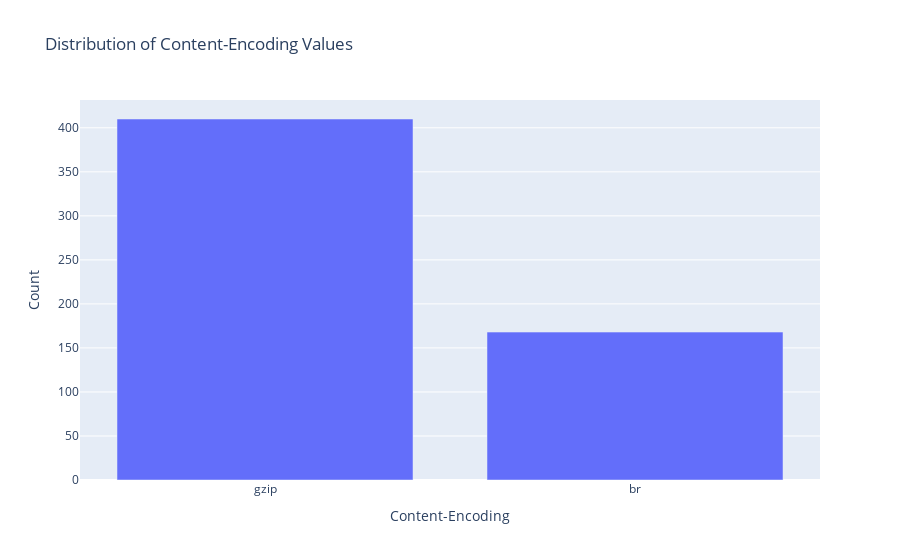

Notebook code cell kept with this figure:
### Code cell
# Count the occurrence of each encoding
content_encoding_counts = data['Content-Encoding'].value_counts()

# Convert the Series to a DataFrame
content_encoding_counts_df = content_encoding_counts.reset_index()

# Rename the columns for the plot
content_encoding_counts_df.columns = ['Content-Encoding', 'Count']

# Create the bar plot
fig = px.bar(content_encoding_counts_df, x='Content-Encoding', y='Count', title='Distribution of Content-Encoding Values')

# Display the plot
fig.show()
pio.write_html(fig, file='../../fam-report-site/public/Web-Analytics/contentencoding.html', auto_open=True)

### Figure 1 — Plotly figure (JSON) as saved in the notebook; plotly's stock layout.template omitted (floating-point values rounded to 4 significant figures)
{"data": [{"alignmentgroup": "True", "hovertemplate": "Content-Encoding=%{x}<br>Count=%{y}<extra></extra>", "legendgroup": "", "marker": {"color": "#636efa", "pattern": {"shape": ""}}, "name": "", "offsetgroup": "", "orientation": "v", "showlegend": false, "textposition": "auto", "type": "bar", "x": ["gzip", "br"], "xaxis": "x", "y": [410, 168], "yaxis": "y"}], "layout": {"barmode": "relative", "legend": {"tracegroupgap": 0}, "title": {"text": "Distribution of Content-Encoding Values"}, "xaxis": {"anchor": "y", "domain": [0, 1], "title": {"text": "Content-Encoding"}}, "yaxis": {"anchor": "x", "domain": [0, 1], "title": {"text": "Count"}}}}
